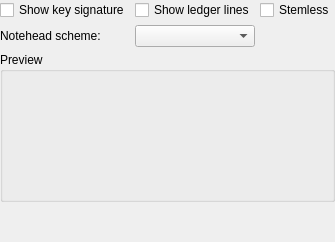
       <widget class="QWidget" name="page">
        <layout class="QVBoxLayout" name="verticalLayout_7" stretch="0,0,0">
         <property name="spacing">
          <number>5</number>
         </property>
         <property name="leftMargin">
          <number>0</number>
         </property>
         <property name="topMargin">
          <number>0</number>
         </property>
         <property name="rightMargin">
          <number>0</number>
         </property>
         <property name="bottomMargin">
          <number>0</number>
         </property>
         <item>
          <layout class="QGridLayout" name="gridLayout_2">
           <item row="2" column="0">
            <widget class="QCheckBox" name="genKeysigPitched">
             <property name="text">
              <string>Show key signature</string>
             </property>
            </widget>
           </item>
           <item row="2" column="1">
            <widget class="QCheckBox" name="showLedgerLinesPitched">
             <property name="text">
              <string>Show ledger lines</string>
             </property>
            </widget>
           </item>
           <item row="2" column="2">
            <widget class="QCheckBox" name="stemlessPitched">
             <property name="text">
              <string>Stemless</string>
             </property>
            </widget>
           </item>
           <item row="3" column="1">
            <widget class="QComboBox" name="noteHeadScheme"/>
           </item>
           <item row="3" column="0">
            <widget class="QLabel" name="label">
             <property name="text">
              <string>Notehead scheme:</string>
             </property>
            </widget>
           </item>
          </layout>
         </item>
         <item>
          <widget class="QGroupBox" name="groupPreviewStandard">
           <property name="sizePolicy">
            <sizepolicy hsizetype="Expanding" vsizetype="Minimum">
             <horstretch>0</horstretch>
             <verstretch>0</verstretch>
            </sizepolicy>
           </property>
           <property name="minimumSize">
            <size>
             <width>0</width>
             <height>150</height>
            </size>
           </property>
           <property name="title">
            <string>Preview</string>
           </property>
           <layout class="QVBoxLayout" name="verticalLayout_49">
            <property name="leftMargin">
             <number>0</number>
            </property>
            <property name="topMargin">
             <number>0</number>
            </property>
            <property name="rightMargin">
             <number>0</number>
            </property>
            <property name="bottomMargin">
             <number>0</number>
            </property>
            <item>
             <widget class="Ms::ExampleView" name="standardPreview" native="true">
              <property name="sizePolicy">
               <sizepolicy hsizetype="Expanding" vsizetype="Minimum">
                <horstretch>0</horstretch>
                <verstretch>0</verstretch>
               </sizepolicy>
              </property>
              <property name="lineWidth" stdset="0">
               <number>2</number>
              </property>
             </widget>
            </item>
           </layout>
          </widget>
         </item>
         <item>
          <spacer name="verticalSpacer_2">
           <property name="orientation">
            <enum>Qt::Vertical</enum>
           </property>
           <property name="sizeHint" stdset="0">
            <size>
             <width>20</width>
             <height>40</height>
            </size>
           </property>
          </spacer>
         </item>
        </layout>
       </widget>
